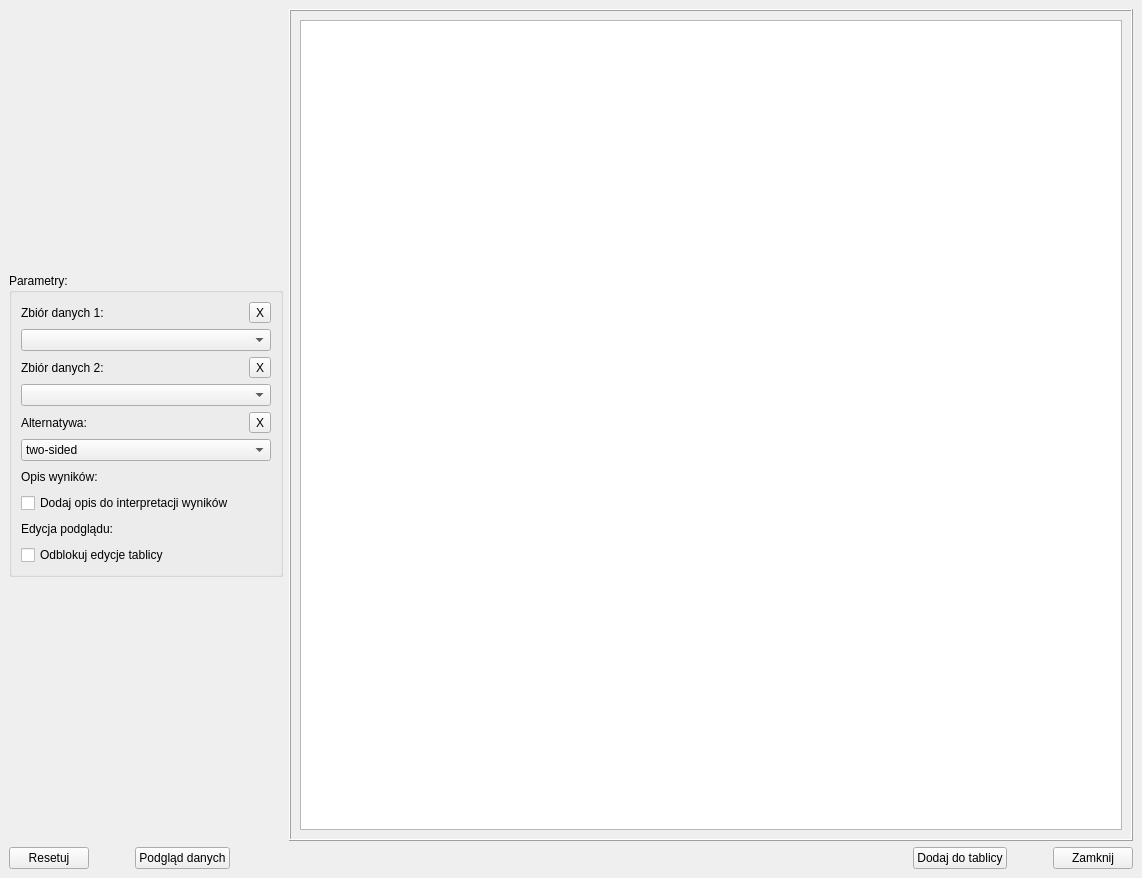
<?xml version="1.0" encoding="UTF-8"?>
<ui version="4.0">
 <class>MainWindow_Correlation_Spearman</class>
 <widget class="QMainWindow" name="MainWindow_Correlation_Spearman">
  <property name="windowModality">
   <enum>Qt::WindowModal</enum>
  </property>
  <property name="geometry">
   <rect>
    <x>0</x>
    <y>0</y>
    <width>1142</width>
    <height>878</height>
   </rect>
  </property>
  <property name="windowTitle">
   <string>Korelacja Spearmana</string>
  </property>
  <widget class="QWidget" name="centralwidget">
   <layout class="QVBoxLayout" name="verticalLayout_12">
    <item>
     <layout class="QHBoxLayout" name="horizontalLayout_2">
      <item>
       <layout class="QHBoxLayout" name="horizontalLayout">
        <item>
         <layout class="QVBoxLayout" name="verticalLayout_2">
          <item>
           <spacer name="verticalSpacer_2">
            <property name="orientation">
             <enum>Qt::Vertical</enum>
            </property>
            <property name="sizeHint" stdset="0">
             <size>
              <width>20</width>
              <height>40</height>
             </size>
            </property>
           </spacer>
          </item>
          <item>
           <widget class="QGroupBox" name="groupBox">
            <property name="sizePolicy">
             <sizepolicy hsizetype="Fixed" vsizetype="Fixed">
              <horstretch>0</horstretch>
              <verstretch>0</verstretch>
             </sizepolicy>
            </property>
            <property name="title">
             <string>Parametry:</string>
            </property>
            <layout class="QVBoxLayout" name="verticalLayout_13">
             <item>
              <layout class="QVBoxLayout" name="verticalLayout_3">
               <item>
                <layout class="QHBoxLayout" name="horizontalLayout_3">
                 <item>
                  <widget class="QLabel" name="label">
                   <property name="text">
                    <string>Zbiór danych 1:</string>
                   </property>
                  </widget>
                 </item>
                 <item>
                  <spacer name="horizontalSpacer">
                   <property name="orientation">
                    <enum>Qt::Horizontal</enum>
                   </property>
                   <property name="sizeHint" stdset="0">
                    <size>
                     <width>40</width>
                     <height>20</height>
                    </size>
                   </property>
                  </spacer>
                 </item>
                 <item>
                  <widget class="QToolButton" name="toolButton_Data_Column">
                   <property name="text">
                    <string>X</string>
                   </property>
                  </widget>
                 </item>
                </layout>
               </item>
               <item>
                <widget class="QComboBox" name="comboBox_Data_Column">
                 <property name="minimumSize">
                  <size>
                   <width>250</width>
                   <height>0</height>
                  </size>
                 </property>
                 <property name="placeholderText">
                  <string>Wybierz zbiór danych...</string>
                 </property>
                </widget>
               </item>
              </layout>
             </item>
             <item>
              <layout class="QVBoxLayout" name="verticalLayout_4">
               <item>
                <layout class="QVBoxLayout" name="verticalLayout_5">
                 <item>
                  <layout class="QHBoxLayout" name="horizontalLayout_4">
                   <item>
                    <widget class="QLabel" name="label_2">
                     <property name="text">
                      <string>Zbiór danych 2:</string>
                     </property>
                    </widget>
                   </item>
                   <item>
                    <spacer name="horizontalSpacer_4">
                     <property name="orientation">
                      <enum>Qt::Horizontal</enum>
                     </property>
                     <property name="sizeHint" stdset="0">
                      <size>
                       <width>40</width>
                       <height>20</height>
                      </size>
                     </property>
                    </spacer>
                   </item>
                   <item>
                    <widget class="QToolButton" name="toolButton_Data_Column_2">
                     <property name="text">
                      <string>X</string>
                     </property>
                    </widget>
                   </item>
                  </layout>
                 </item>
                 <item>
                  <widget class="QComboBox" name="comboBox_Data_Column_2">
                   <property name="minimumSize">
                    <size>
                     <width>250</width>
                     <height>0</height>
                    </size>
                   </property>
                   <property name="placeholderText">
                    <string>Wybierz zbiór danych...</string>
                   </property>
                  </widget>
                 </item>
                </layout>
               </item>
               <item>
                <layout class="QVBoxLayout" name="verticalLayout">
                 <item>
                  <layout class="QHBoxLayout" name="horizontalLayout_6">
                   <item>
                    <widget class="QLabel" name="label_4">
                     <property name="text">
                      <string>Alternatywa:</string>
                     </property>
                    </widget>
                   </item>
                   <item>
                    <spacer name="horizontalSpacer_7">
                     <property name="orientation">
                      <enum>Qt::Horizontal</enum>
                     </property>
                     <property name="sizeHint" stdset="0">
                      <size>
                       <width>40</width>
                       <height>20</height>
                      </size>
                     </property>
                    </spacer>
                   </item>
                   <item>
                    <widget class="QToolButton" name="toolButton_Alternative">
                     <property name="text">
                      <string>X</string>
                     </property>
                    </widget>
                   </item>
                  </layout>
                 </item>
                 <item>
                  <widget class="QComboBox" name="comboBox_Alternative">
                   <item>
                    <property name="text">
                     <string>two-sided</string>
                    </property>
                   </item>
                   <item>
                    <property name="text">
                     <string>greater</string>
                    </property>
                   </item>
                   <item>
                    <property name="text">
                     <string>less</string>
                    </property>
                   </item>
                  </widget>
                 </item>
                </layout>
               </item>
               <item>
                <layout class="QHBoxLayout" name="horizontalLayout_5">
                 <item>
                  <widget class="QLabel" name="label_3">
                   <property name="text">
                    <string>Opis wyników:</string>
                   </property>
                  </widget>
                 </item>
                 <item>
                  <spacer name="horizontalSpacer_5">
                   <property name="orientation">
                    <enum>Qt::Horizontal</enum>
                   </property>
                   <property name="sizeHint" stdset="0">
                    <size>
                     <width>40</width>
                     <height>20</height>
                    </size>
                   </property>
                  </spacer>
                 </item>
                </layout>
               </item>
               <item>
                <widget class="QCheckBox" name="checkBox_Description_Of_Results">
                 <property name="text">
                  <string>Dodaj opis do interpretacji wyników</string>
                 </property>
                </widget>
               </item>
              </layout>
             </item>
             <item>
              <layout class="QVBoxLayout" name="verticalLayout_16">
               <item>
                <layout class="QHBoxLayout" name="horizontalLayout_15">
                 <item>
                  <widget class="QLabel" name="label_12">
                   <property name="text">
                    <string>Edycja podglądu:</string>
                   </property>
                  </widget>
                 </item>
                 <item>
                  <spacer name="horizontalSpacer_14">
                   <property name="orientation">
                    <enum>Qt::Horizontal</enum>
                   </property>
                   <property name="sizeHint" stdset="0">
                    <size>
                     <width>40</width>
                     <height>20</height>
                    </size>
                   </property>
                  </spacer>
                 </item>
                </layout>
               </item>
               <item>
                <widget class="QCheckBox" name="checkBox_Board_Is_Enabled">
                 <property name="text">
                  <string>Odblokuj edycje tablicy</string>
                 </property>
                 <property name="checked">
                  <bool>false</bool>
                 </property>
                </widget>
               </item>
              </layout>
             </item>
            </layout>
           </widget>
          </item>
          <item>
           <spacer name="verticalSpacer">
            <property name="orientation">
             <enum>Qt::Vertical</enum>
            </property>
            <property name="sizeHint" stdset="0">
             <size>
              <width>20</width>
              <height>40</height>
             </size>
            </property>
           </spacer>
          </item>
         </layout>
        </item>
       </layout>
      </item>
      <item>
       <widget class="QFrame" name="frame">
        <property name="frameShape">
         <enum>QFrame::Box</enum>
        </property>
        <property name="frameShadow">
         <enum>QFrame::Raised</enum>
        </property>
        <layout class="QVBoxLayout" name="verticalLayout_14">
         <item>
          <widget class="QTextEdit" name="textEdit_Preview_Board">
           <property name="enabled">
            <bool>true</bool>
           </property>
           <property name="sizePolicy">
            <sizepolicy hsizetype="Expanding" vsizetype="Expanding">
             <horstretch>0</horstretch>
             <verstretch>0</verstretch>
            </sizepolicy>
           </property>
           <property name="font">
            <font>
             <family>Segoe UI</family>
             <pointsize>14</pointsize>
            </font>
           </property>
           <property name="styleSheet">
            <string notr="true">QTextEdit{
font-size: 14pt;
font-family: &quot;Segoe UI&quot;;
}</string>
           </property>
           <property name="readOnly">
            <bool>true</bool>
           </property>
           <property name="html">
            <string>&lt;!DOCTYPE HTML PUBLIC &quot;-//W3C//DTD HTML 4.0//EN&quot; &quot;http://www.w3.org/TR/REC-html40/strict.dtd&quot;&gt;
&lt;html&gt;&lt;head&gt;&lt;meta name=&quot;qrichtext&quot; content=&quot;1&quot; /&gt;&lt;meta charset=&quot;utf-8&quot; /&gt;&lt;style type=&quot;text/css&quot;&gt;
p, li { white-space: pre-wrap; }
hr { height: 1px; border-width: 0; }
li.unchecked::marker { content: &quot;\2610&quot;; }
li.checked::marker { content: &quot;\2612&quot;; }
&lt;/style&gt;&lt;/head&gt;&lt;body style=&quot; font-family:'Segoe UI'; font-size:14pt; font-weight:400; font-style:normal;&quot;&gt;
&lt;p style=&quot;-qt-paragraph-type:empty; margin-top:0px; margin-bottom:0px; margin-left:0px; margin-right:0px; -qt-block-indent:0; text-indent:0px;&quot;&gt;&lt;br /&gt;&lt;/p&gt;&lt;/body&gt;&lt;/html&gt;</string>
           </property>
          </widget>
         </item>
        </layout>
       </widget>
      </item>
     </layout>
    </item>
    <item>
     <layout class="QHBoxLayout" name="horizontalLayout_11">
      <item>
       <widget class="QPushButton" name="pushButton_Reset_Options">
        <property name="text">
         <string>Resetuj</string>
        </property>
       </widget>
      </item>
      <item>
       <spacer name="horizontalSpacer_6">
        <property name="orientation">
         <enum>Qt::Horizontal</enum>
        </property>
        <property name="sizeType">
         <enum>QSizePolicy::Fixed</enum>
        </property>
        <property name="sizeHint" stdset="0">
         <size>
          <width>40</width>
          <height>20</height>
         </size>
        </property>
       </spacer>
      </item>
      <item>
       <widget class="QPushButton" name="pushButton_Data_Preview">
        <property name="text">
         <string>Podgląd danych</string>
        </property>
       </widget>
      </item>
      <item>
       <spacer name="horizontalSpacer_2">
        <property name="orientation">
         <enum>Qt::Horizontal</enum>
        </property>
        <property name="sizeHint" stdset="0">
         <size>
          <width>40</width>
          <height>20</height>
         </size>
        </property>
       </spacer>
      </item>
      <item>
       <widget class="QPushButton" name="pushButton_Add_To_Board">
        <property name="text">
         <string>Dodaj do tablicy</string>
        </property>
       </widget>
      </item>
      <item>
       <spacer name="horizontalSpacer_3">
        <property name="orientation">
         <enum>Qt::Horizontal</enum>
        </property>
        <property name="sizeType">
         <enum>QSizePolicy::Fixed</enum>
        </property>
        <property name="sizeHint" stdset="0">
         <size>
          <width>40</width>
          <height>20</height>
         </size>
        </property>
       </spacer>
      </item>
      <item>
       <widget class="QPushButton" name="pushButton_Close">
        <property name="text">
         <string>Zamknij</string>
        </property>
       </widget>
      </item>
     </layout>
    </item>
   </layout>
  </widget>
 </widget>
 <resources/>
 <connections>
  <connection>
   <sender>toolButton_Data_Column</sender>
   <signal>clicked()</signal>
   <receiver>comboBox_Data_Column</receiver>
   <slot>clearEditText()</slot>
   <hints>
    <hint type="sourcelabel">
     <x>335</x>
     <y>79</y>
    </hint>
    <hint type="destinationlabel">
     <x>184</x>
     <y>108</y>
    </hint>
   </hints>
  </connection>
  <connection>
   <sender>pushButton_Close</sender>
   <signal>clicked()</signal>
   <receiver>MainWindow_Correlation_Spearman</receiver>
   <slot>close()</slot>
   <hints>
    <hint type="sourcelabel">
     <x>1094</x>
     <y>782</y>
    </hint>
    <hint type="destinationlabel">
     <x>570</x>
     <y>402</y>
    </hint>
   </hints>
  </connection>
  <connection>
   <sender>checkBox_Board_Is_Enabled</sender>
   <signal>clicked(bool)</signal>
   <receiver>textEdit_Preview_Board</receiver>
   <slot>setDisabled(bool)</slot>
   <hints>
    <hint type="sourcelabel">
     <x>147</x>
     <y>475</y>
    </hint>
    <hint type="destinationlabel">
     <x>711</x>
     <y>422</y>
    </hint>
   </hints>
  </connection>
  <connection>
   <sender>toolButton_Data_Column_2</sender>
   <signal>clicked()</signal>
   <receiver>comboBox_Data_Column_2</receiver>
   <slot>clearEditText()</slot>
   <hints>
    <hint type="sourcelabel">
     <x>262</x>
     <y>391</y>
    </hint>
    <hint type="destinationlabel">
     <x>148</x>
     <y>420</y>
    </hint>
   </hints>
  </connection>
  <connection>
   <sender>toolButton_Alternative</sender>
   <signal>clicked()</signal>
   <receiver>comboBox_Alternative</receiver>
   <slot>clearEditText()</slot>
   <hints>
    <hint type="sourcelabel">
     <x>262</x>
     <y>421</y>
    </hint>
    <hint type="destinationlabel">
     <x>148</x>
     <y>450</y>
    </hint>
   </hints>
  </connection>
 </connections>
</ui>
